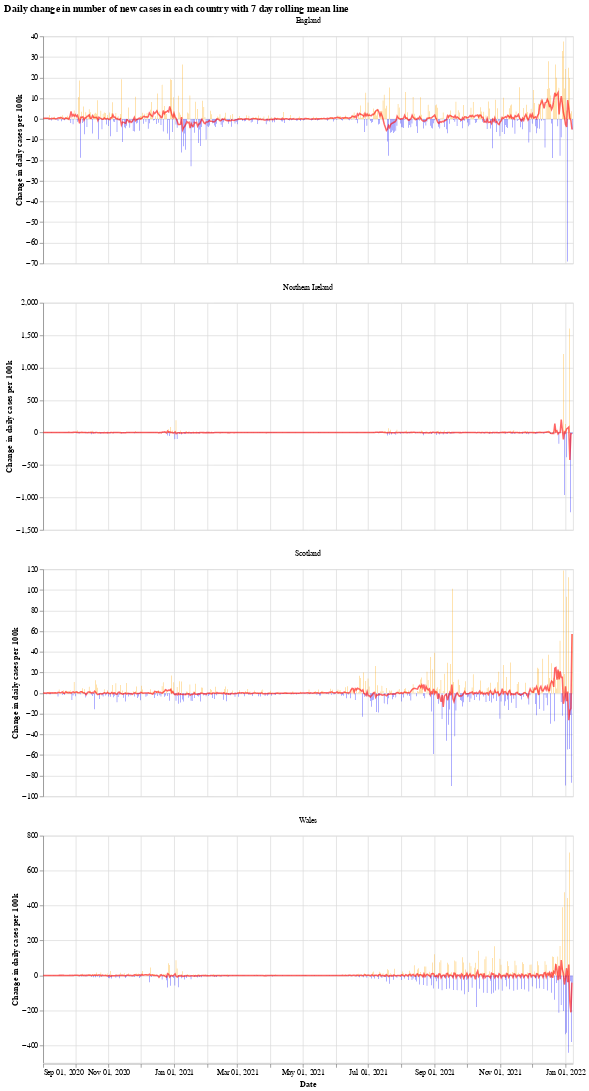

The code cell stored with this chart in its notebook:
### Markdown cell above
We will use the Python library `Altair` for visualising the data, see the [altair docs](https://altair-viz.github.io/) for more information.

First we have a graph which shows the daily change in the number of new cases for each country. This number jumps up and down all over the place, which is likely due to delay in reporting of new cases over the weekend. Another interesting thing is that it looks like the daily cases in Wales experienced a much shorter period of calm over the summer (calm in the sense of daily cases not jumping up and down).

The orange bars are days when the number of new cases (per 100k population) was more than the previous day, while the blue are days when the number of new cases dropped. The red line is the 7 day moving average. 

When the moving average line is below 0, it means that there is a consistent drop in new cases. We can see this clearly happening around the times that lockdowns were introduced (though, to varying degrees). I will update the graphs soon with a marker of when each lockdown started.

### Code cell
# collapse
import altair as alt

bars = alt.Chart(uk_cases).mark_bar().encode(
    x=alt.X("yearmonthdate(date):T", axis=alt.Axis(title='Date')),
    y=alt.Y("casesChangeRate:Q", axis=alt.Axis(title='Change in daily cases per 100k')),
    tooltip='casesChange',
    color=alt.condition(
        alt.datum.casesChangeRate > 0,
        alt.value("orange"),  # The positive color
        alt.value("blue")  # The negative color
    )
).properties(title='Daily change in number of new cases with 7 day rolling mean',width=700).interactive()

line = alt.Chart(uk_cases).mark_line(
    color='red',
    size=2,
    opacity=0.6
).transform_window(
    rolling_mean='mean(casesChangeRate)',
    frame=[0, 7],
    groupby=['areaName']
).encode(
    x='yearmonthdate(date):T',
    y='rolling_mean:Q'
)

alt.layer(bars, line, data=uk_cases).facet(alt.Column(
    'areaName', title=''), columns=1).resolve_scale(y='independent').properties(title='Daily change in number of new cases in each country with 7 day rolling mean line')

### Figure 1 — Vega-Lite specification as saved in the notebook (floating-point values rounded to 4 significant figures; data arrays with more than 128 entries replaced by an {"elided": "..."} marker saying what was removed)
{"config": {"view": {"continuousWidth": 400, "continuousHeight": 300}}, "data": {"name": "data-1ac4c27ba20790f57a79edbdba725b7a"}, "facet": {"type": "nominal", "field": "areaName", "title": ""}, "spec": {"layer": [{"mark": "bar", "encoding": {"color": {"condition": {"value": "orange", "test": "(datum.casesChangeRate > 0)"}, "value": "blue"}, "tooltip": {"type": "quantitative", "field": "casesChange"}, "x": {"type": "temporal", "axis": {"title": "Date"}, "field": "date", "timeUnit": "yearmonthdate"}, "y": {"type": "quantitative", "axis": {"title": "Change in daily cases per 100k"}, "field": "casesChangeRate"}}, "selection": {"selector001": {"type": "interval", "bind": "scales", "encodings": ["x", "y"]}}, "title": "Daily change in number of new cases with 7 day rolling mean", "width": 700}, {"mark": {"type": "line", "color": "red", "opacity": 0.6, "size": 2}, "encoding": {"x": {"type": "temporal", "field": "date", "timeUnit": "yearmonthdate"}, "y": {"type": "quantitative", "field": "rolling_mean"}}, "transform": [{"window": [{"op": "mean", "field": "casesChangeRate", "as": "rolling_mean"}], "frame": [0, 7], "groupby": ["areaName"]}]}]}, "columns": 1, "resolve": {"scale": {"y": "independent"}}, "title": "Daily change in number of new cases in each country with 7 day rolling mean line", "$schema": "https://vega.github.io/schema/vega-lite/v4.8.1.json", "datasets": {"data-1ac4c27ba20790f57a79edbdba725b7a": {"elided": "1976 records"}}}
